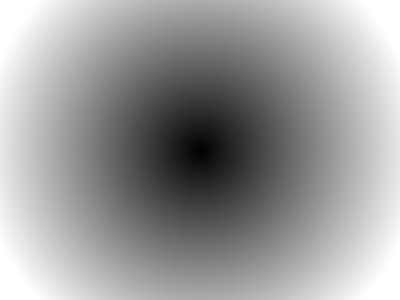
#> input picture tests/data/foto.jpg, 400 x 300 px
$ python -i raster.py   (imports and definitions only)
#> lines starting #> are read from the running program, lines starting #| are printed output that depends on the picture; after the words box and inside, x2 and y2 are one past the last pixel; in counts of white or black regions, pixels touching at a corner belong together
### trazo/imgproc.py
"""Procesamiento de imagen mínimo, solo con numpy y Pillow.

Sustituye lo que antes venía de scipy / scikit-image para que el motor pese
poco al cargarse en el navegador (Pyodide).
"""
from __future__ import annotations

from collections import deque

import numpy as np
from PIL import Image, ImageDraw


def otsu(img: np.ndarray, bins: int = 256) -> float:
    """Umbral de Otsu para valores en [0, 1]."""
    hist, edges = np.histogram(img.ravel(), bins=bins, range=(0.0, 1.0))
    hist = hist.astype(float)
    if hist.sum() == 0:
        return 0.5
    centers = (edges[:-1] + edges[1:]) / 2
    w0 = np.cumsum(hist)
    w1 = w0[-1] - w0
    m0 = np.cumsum(hist * centers)
    mu0 = np.divide(m0, w0, out=np.zeros_like(m0), where=w0 > 0)
    mu1 = np.divide(m0[-1] - m0, w1, out=np.zeros_like(m0), where=w1 > 0)
    between = w0 * w1 * (mu0 - mu1) ** 2
    return float(centers[int(np.argmax(between[:-1]))])


# [134 lines left out: functions _shift_sum, gaussian, median3, bilinear, _nbrs, skeletonize and 2 more, not called in this run]

### trazo/importers/raster.py
"""Importador de imágenes PNG/JPG.

Modos:
  trace      Logos/line art: vectoriza las regiones (potrace) como rellenos.
             Con colors>1 separa por color (una capa por color -> una pluma).
  centerline Dibujos de línea/manuscritos: esqueleto -> trazos de un pase.
  hatch      Fotos/escala de grises: rayado por niveles de tono (cada nivel
             es una capa, se puede asignar a plumas distintas).
  edges      Bordes (Canny) -> trazos de un pase.
  grays      Escala de grises por niveles: regiones rellenas, una capa por
             tono; con densidad "auto" se dibujan todas con la misma pluma.
"""
from __future__ import annotations

import numpy as np
from PIL import Image, ImageOps

from .. import geometry as g
from .. import imgproc
from .. import tone

MODES = ("trace", "grays", "centerline", "hatch", "edges")


def _load_gray_rgb(path: str, max_px: int):
#> called with path = '../../tests/data/foto.jpg', max_px = 1600
    im = Image.open(path)
#> im is the input picture: PIL image 400x300 RGB; min 0, max 255, mean 155.3
    im = ImageOps.exif_transpose(im)
    dpi = im.info.get("dpi", (0, 0))[0] or 0
#> dpi = 0
    if im.mode in ("RGBA", "LA", "P"):
        im = im.convert("RGBA")
        bg = Image.new("RGBA", im.size, (255, 255, 255, 255))
        im = Image.alpha_composite(bg, im)
    im = im.convert("RGB")
    w0 = im.width
#> w0 = 400
    s = max_px / max(im.size)
#> s = 4
    if s < 1:
        im = im.resize((max(1, round(im.width * s)), max(1, round(im.height * s))), Image.LANCZOS)
    return im, dpi, w0


def load(path: str, raster_mode: str = "trace", width_mm: float | None = None,
         threshold: float | None = None, invert: bool = False, colors: int = 1,
         levels: int = 4, hatch_spacing: float = 1.0, hatch_angle: float = 45.0,
         gamma: float = 1.0, edge_sigma: float = 2.0, turdsize: int = 4,
         smooth: float = 1.0, max_px: int = 1600, curve_tol: float = 0.05, **_) -> g.Document:
    im, dpi, w0 = _load_gray_rgb(path, max_px)
#> dpi = 0; w0 = 400
    W, H = im.size
#> W = 400; H = 300
    if not width_mm:
        width_mm = w0 * 25.4 / dpi if 30 <= dpi <= 2400 else 100.0
#> width_mm = 100
    mmpx = width_mm / W
#> mmpx = 0.25
    gray = np.asarray(im.convert("L"), float) / 255.0
    dark = 1.0 - gray
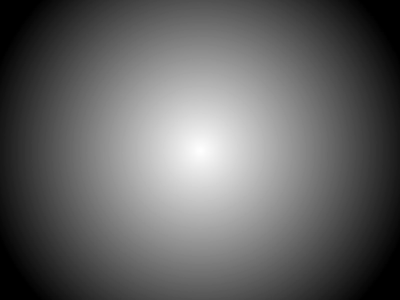
#> dark: shape (300, 400) float64; min 0, max 1, mean 0.391
    if invert:
        dark = 1.0 - dark

    doc = g.Document(source=path, extent=(0.0, 0.0, W * mmpx, H * mmpx))
    to_mm = lambda pts: np.column_stack([pts[:, 0] * mmpx, (H - pts[:, 1]) * mmpx])  # noqa: E731

    if raster_mode == "trace":
        if colors <= 1:
            masks = [(_bw_mask(dark, threshold), "#000000", "negro")]
        else:
            masks = _color_masks(im, colors, invert)
        for mask, color, name in masks:
            paths = _potrace(mask, turdsize, smooth, curve_tol / mmpx)
            paths = [g.close_path(to_mm(p)) for p in paths if len(p) >= 3]
            if paths:
                doc.items.append(g.Item("fill", paths, [True] * len(paths), color, 0.0, name))
    elif raster_mode == "grays":
        # cobertura de tinta que reproduce la luminancia de cada píxel
        lin = np.where(gray <= 0.04045, gray / 12.92, ((gray + 0.055) / 1.055) ** 2.4)
        cov = 1.0 - lin
        if invert:
            cov = 1.0 - cov
        cov = np.clip(cov, 0, 1) ** (1.0 / max(gamma, 0.05))
        n = max(1, int(levels))
        q = imgproc.median3(np.rint(cov * n).astype(np.int16))
        for k in range(n, 0, -1):
            mask = q == k
            if mask.mean() < 0.0005:
                continue
            paths = _potrace(mask, turdsize, smooth, curve_tol / mmpx)
            paths = [g.close_path(to_mm(p)) for p in paths if len(p) >= 3]
            if paths:
                d = k / n
                doc.items.append(g.Item("fill", paths, [True] * len(paths), tone.gray_for_density(d), 0.0,
                                        f"gris {round(d * 100)}%"))
    elif raster_mode == "centerline":
        mask = _bw_mask(dark, threshold)
        for p in _skeleton_paths(imgproc.skeletonize(mask)):
            p = g.simplify(p.astype(float), 0.7)
            doc.items.append(g.Item("stroke", [to_mm(p[:, ::-1])], [False], "#000000", 0.0, "línea"))
    elif raster_mode == "edges":
        e = imgproc.canny(gray, sigma=edge_sigma)
        for p in _skeleton_paths(e):
            p = g.simplify(p.astype(float), 0.7)
            doc.items.append(g.Item("stroke", [to_mm(p[:, ::-1])], [False], "#000000", 0.0, "bordes"))
    elif raster_mode == "hatch":
        d = np.clip(dark, 0, 1) ** (1.0 / max(gamma, 0.05))
        for lvl, paths in enumerate(_tone_hatch(d, mmpx, levels, hatch_spacing, hatch_angle)):
            if paths:
                # gris por nivel: permite asignar plumas distintas a tonos claros/oscuros
                v = int(round(200 * (1 - (lvl + 1) / levels)))
                doc.items.append(g.Item("stroke", paths, [False] * len(paths), "#%02x%02x%02x" % (v, v, v),
                                        0.0, f"tono {lvl + 1}"))
    else:
        raise ValueError(f"Modo de imagen desconocido: {raster_mode}")

    if not doc.items:
        doc.warnings.append("La imagen no produjo trazos: revise umbral / inversión.")
    return doc


# --- Binarización / color -------------------------------------------------

def _bw_mask(dark: np.ndarray, threshold: float | None) -> np.ndarray:
    if threshold is None:
        t = imgproc.otsu(dark)
#> in otsu, `hist, edges = np.histogram(img.ravel(), bins=bins, range=(0.0, 1.0))`: hist = 256 values, max 3979 at index 0, min 1 at index 255, mean 468.8; edges = 257 values from 0 to 1
#> in otsu, `centers = (edges[:-1] + edges[1:]) / 2`: centers = 256 values from 0.00195 to 0.998
#> in otsu, `w0 = np.cumsum(hist)`: w0 = 256 values from 3979 to 120000
#> in otsu, `w1 = w0[-1] - w0`: w1 = 256 values, max 116021 at index 0, min 0 at index 255, mean 46728.7
#> in otsu, `m0 = np.cumsum(hist * centers)`: m0 = 256 values from 7.77 to 46963.1
#> in otsu, `mu0 = np.divide(m0, w0, out=np.zeros_like(m0), where=w0 > 0)`: mu0 = 256 values from 0.00195 to 0.391
#> in otsu, `mu1 = np.divide(m0[-1] - m0, w1, out=np.zeros_like(m0), where=w1 > 0)`: mu1 = 256 values, max 0.998 at index 254, min 0 at index 255, mean 0.672
#> in otsu, `between = w0 * w1 * (mu0 - mu1) ** 2`: between = 256 values, max 534498091.3 at index 106, min 0 at index 255, mean 315592636.9
#> t = 0.416
        t = min(max(t, 0.15), 0.85)
    else:
        t = float(threshold)
    return dark > t
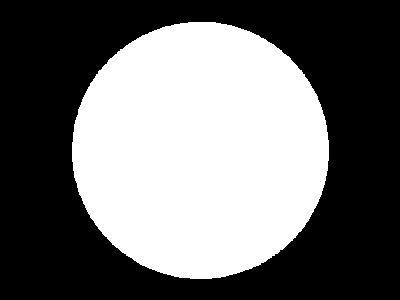
#> returned value: shape (300, 400) bool; 43.3% white; 1 white region, box (x1, y1, x2, y2) and area: (72, 22, 329, 279) 51932
#> the loop in load, `for mask, color, name in masks:` made 1 pass
#> (color, name) on pass 1: ('#000000', 'negro')
#> after the loop in load, `for mask, color, name in masks:`: doc.items = []


# [16 lines left out: function _color_masks, not called in this run]


def _potrace(mask: np.ndarray, turdsize: int, alphamax: float, tol_px: float) -> list[np.ndarray]:
    import potrace
    # potracer invierte la imagen: True = fondo
#> (the run stopped early here; a loop or call above may not have finished)
